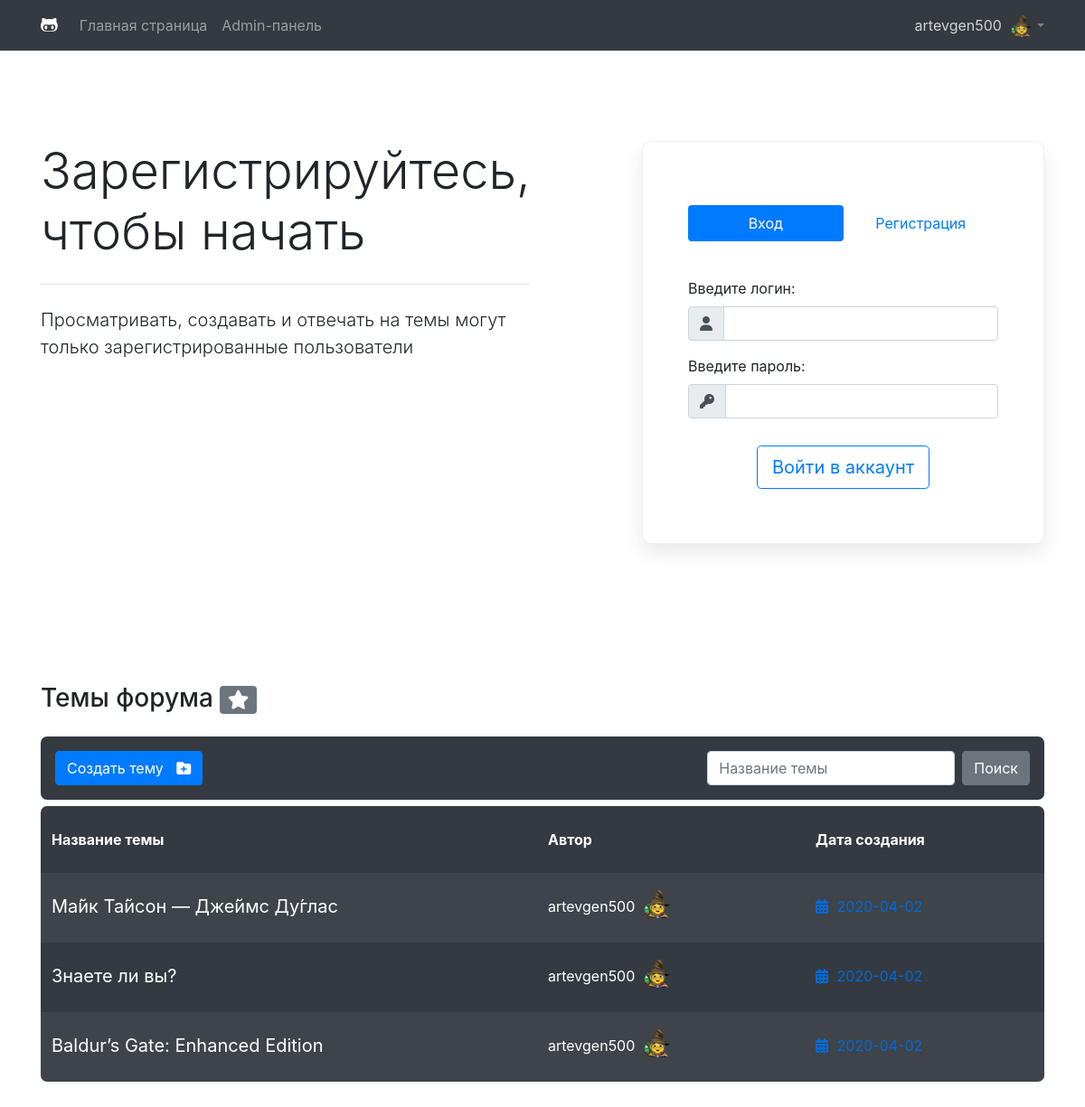
The app's page / (signed in) with its own data.
### tables this page shows
CREATE TABLE `themes` (
  `id_theme` int(10) NOT NULL,
  `id_author` int(10) NOT NULL,
  `title` varchar(255) NOT NULL,
  `body` text NOT NULL,
  `date` date NOT NULL
);

CREATE TABLE `users` (
  `id_user` int(10) NOT NULL,
  `nickname` varchar(255) NOT NULL,
  `login` varchar(255) NOT NULL,
  `password` varchar(255) NOT NULL,
  `status` int(10) NOT NULL DEFAULT 1,
  `banned` tinyint(1) NOT NULL DEFAULT 0
);

### modules/themeList.php (called while the page is built)
<?php
include('db.php');
$query = $pdo->query("SELECT * FROM themes INNER JOIN users ON id_author = id_user");
$themes = $query->fetchAll();

### index.php (the view, shortened to what this page needs)
<?php
    include('modules/themeList.php');
?>
<!DOCTYPE html>
<html lang="en" dir="ltr">
	<head>
        <?php include('layouts/head.php'); ?>
	</head>
	<body>
    <?php include('layouts/header.php'); ?>
	<section class="main">
		<div class="container">
			<div class="row">
				<div class="col-6">
					<h1 class="display-4">Зарегистрируйтесь, чтобы начать</h1>
					<hr class="my-4">
					<p class="lead">Просматривать, создавать и отвечать на темы могут только зарегистрированные пользователи</p>
				</div>
				<div class="col-5 offset-1">
					<div class="form-content">
						<ul class="nav nav-pills nav-justified" id="pills-tab" role="tablist">
							<li class="nav-item">
								<a class="nav-link active" id="pills-home-tab" data-toggle="pill" href="#pills-home" role="tab" aria-controls="pills-home" aria-selected="true">Вход</a>
							</li>
							<li class="nav-item">
								<a class="nav-link" id="pills-profile-tab" data-toggle="pill" href="#pills-profile" role="tab" aria-controls="pills-profile" aria-selected="false">Регистрация</a>
							</li>
						</ul>
						<div class="tab-content" id="pills-tabContent">
							<div class="tab-pane fade show active" id="pills-home" role="tabpanel" aria-labelledby="pills-home-tab">
								<form action="/modules/auth.php" method="POST" class="authorizate">
									<div class="form-group">
										<label>Введите логин:</label>
										<div class="input-group">
											<div class="input-group-prepend">
         								 		<div class="input-group-text"><i class="fas fa-user"></i></div>
        									</div>
											<input type="text" name="login" class="form-control" aria-describedby="emailHelp" required>
										</div>
									</div>
									<div class="form-group">
										<label>Введите пароль:</label>
										<div class="input-group">
											<div class="input-group-prepend">
         								 		<div class="input-group-text"><i class="fas fa-key"></i></div>
        									</div>
											<input type="password" name="password" class="form-control" aria-describedby="emailHelp" required>
										</div>
									</div>
									<div class="mybtn">
										<button style="vertical-align: middle;" type="submit" class="btn btn-outline-primary btn-lg btn-auth">Войти в аккаунт</button>
									</div>
								</form>
							</div>
						</div>
					</div>
				</div>
			</div>
		</div>
	</section>
    <?php if ($_SESSION['login'] == '') { ?>
    <div class="container">
        <h3 style="margin-bottom: 25px;">Видно авторизованным <span class="badge badge-secondary"><i class="fas fa-eye-slash"></i></span></h3>
    </div>
	<section class="content" style="pointer-events: none; opacity: 0.09;">
    <?php } else { ?>
    <section class="content">
    <?php } ?>
		<div class="container">
            <h3 style="margin-bottom: 25px;">Темы форума <span class="badge badge-secondary"><i class="fas fa-star"></i></span></h3>
			<nav class="navbar navbar-expand-lg navbar-light bg-dark" style="margin-bottom: 7px; border-radius: 7px;">
				<div class="collapse navbar-collapse" id="navbarSupportedContent">
					<button class="create-theme btn btn-primary my-2 my-sm-2 mr-auto" type="submit">Создать тему <i style="margin-left: 10px;" class="fas fa-folder-plus"></i></button>
					<form class="form-inline my-lg-0">
						<input class="form-control mr-sm-2" type="search" placeholder="Название темы" aria-label="Search">
						<button class="btn btn-secondary my-2 my-sm-0" type="submit">Поиск</button>
					</form>
				</div>
			</nav>
			<table class="table table-bordered table-striped table-borderless table-dark theme-list" style="border-radius: 7px;">
				<thead>
					<tr class="table-head">
						<th scope="col">Название темы</th>
						<th scope="col">Автор</th>
						<th scope="col">Дата создания</th>
					</tr>
				</thead>
				<tbody>
                    <?php foreach($themes as $theme) {?>
					<tr data-href="<?php echo '/views/themepage.php' . '?title=' . $theme['title'] . '&author=' . $theme['id_author'];?>">
						<td class="theme-title"><?php echo $theme['title'];?></td>
						<td>
                            <div class="profile-info">
                                <span class="user-name"><?php echo $theme['nickname'];?></span>
                                <img style="margin: 0 0 10px 5px;" class="user-avatar" src="/imgs/avatar.png" alt="">
                            </div>
                        </td>
						<td>
                            <div class="date-theme" style="margin: 0; padding: 0;">
                                <span><i style="margin-right: 5px;" class="fas fa-calendar-alt"></i> <?php echo $theme['date'];?></span>
                            </div>
                        </td>
					</tr>
                    <?php }?>
				</tbody>
			</table>
		</div>
	</section>
	</body>
</html>

### layouts/head.php (shortened to what this page needs)
<link href="//cdn.quilljs.com/1.3.6/quill.snow.css" rel="stylesheet">
<link href="//cdn.quilljs.com/1.3.6/quill.bubble.css" rel="stylesheet">
<link href="//cdn.quilljs.com/1.3.6/quill.core.css" rel="stylesheet">
<link rel="stylesheet" href="https://stackpath.bootstrapcdn.com/bootstrap/4.4.1/css/bootstrap.min.css">
<link rel="stylesheet" href="/css/style.css">

### layouts/header.php (shortened to what this page needs)
<nav class="header navbar navbar-expand-lg navbar-dark bg-dark">
    <div class="container">
        <a class="navbar-brand" href="#"><i class="fab fa-github-alt"></i></a>
        <div class="collapse navbar-collapse" id="navbarNavDropdown">
            <ul class="navbar-nav mr-auto">
                <li class="nav-item">
                    <a class="nav-link" href="/">Главная страница</a>
                </li>
                <li class="nav-item">
                    <a class="nav-link" href="#">Admin-панель</a>
                </li>
            </ul>
            <?php if (isset($_SESSION['login'])) {?>
            <div class="dropdown">
                <div class="profile-info dropdown-toggle" id="dropdownMenuButton" data-toggle="dropdown" aria-haspopup="true" aria-expanded="false">
                    <span class="user-name"><?php echo $_SESSION['login']; ?></span>
                    <img class="user-avatar" src="/imgs/avatar.png" alt="">
                </div>
            </div>
            <?php }?>
        </div>
    </div>
</nav>

### css/style.css (style rules this page uses)
* { outline: none !important; }
body { margin-bottom: 300px; }
.mybtn { text-align: center; }
.date-theme { color: #0069D9; }
.author-theme, .date-theme { display: inline-block; border-radius: 10px; height: 50px; line-height: 45px; padding: 0 30px; margin-bottom: 20px; }
table .theme-title { overflow: hidden; max-width: 300px; font-size: 20px; white-space: nowrap; text-overflow: ellipsis; }
nav.header .profile-info { display: flex; flex-direction: row; align-items: center; cursor: pointer; color: gray; }
nav.header .user-avatar { width: 25px; }
nav.header .user-name { color: lightgray; margin-right: 10px; }
section.main { margin-top: 100px; height: 600px; }
.form-content form { margin-top: 40px; }
.form-content { border: 1px solid rgba(48, 48, 50, 0.08); border-radius: 10px; box-shadow: 0px 10px 20px 0px rgba(48, 48, 50, 0.1); padding: 70px 50px 60px 50px; }
.form-content .mybtn { margin-top: 30px; text-align: center; }
table.theme-list tr, table.theme-list th { height: 50px; line-height: 50px; }

### records on screen
themes: title "Ма́йк Та́йсон — Дже́ймс Ду́глас", id_author.nickname "artevgen500", date "2020-04-02"
themes: title "Знаете ли вы?", id_author.nickname "artevgen500", date "2020-04-02"
themes: title "Baldur’s Gate: Enhanced Edition", id_author.nickname "artevgen500", date "2020-04-02"

### other values on screen
$_SESSION['login'] "artevgen500"
